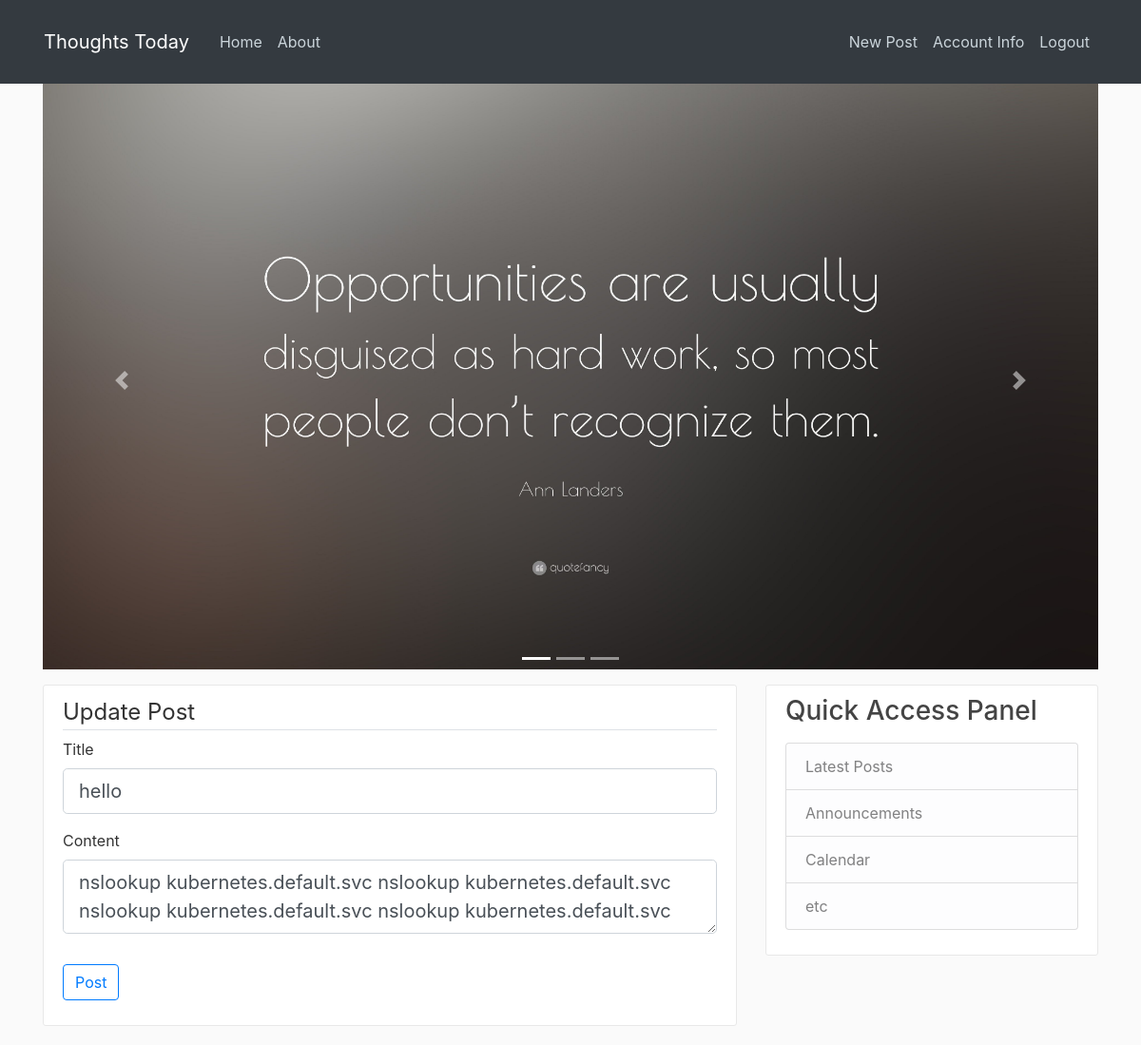
Screenshot of /post/15/update (signed in) with the database file from the repository.
### flaskblog/models.py (models this page shows, shortened)
class Post(db.Model):
    id = db.Column(db.Integer, primary_key=True)
    title = db.Column(db.String(120), nullable=False)
    date_posted = db.Column(db.DateTime, nullable=False,
                            default=datetime.utcnow)  # Just passing the function as an argument rather executed result of that.
    content = db.Column(db.Text, nullable=False)
    user_id = db.Column(db.Integer, db.ForeignKey('user.id'), nullable=False)

### flaskblog/posts/routes.py (the view)
@posts.route("/post/<int:post_id>/update", methods=['GET', 'POST'])
@login_required
def update_post(post_id):
    post = Post.query.get_or_404(post_id)
    if post.author != current_user:
        abort(403)
    form = PostForm()
    if form.validate_on_submit():
        post.title = form.title.data
        post.content = form.content.data
        db.session.commit()
        flash(f'Your post \'{post.title}\' has been updated', 'success')
        return redirect(url_for('posts.post', post_id=post.id))
    elif request.method == 'GET':
        form.title.data = post.title
        form.content.data = post.content
    return render_template('create_post.html', title='Update Post', form=form, legend='Update Post')

### flaskblog/posts/forms.py
class PostForm(FlaskForm):
    title = StringField('Title', validators=[DataRequired()])
    content = TextAreaField('Content', validators=[DataRequired()])
    submit = SubmitField('Post')

### flaskblog/models.py (called while the page is built)
@login_manager.user_loader
def load_user(user_id):
    return User.query.get(int(user_id))

### flaskblog/templates/create_post.html (shortened to what this page needs)
{% extends "layout.html"%}
{% block content %}
<div class="content-section">
    <form action="" class="" method="post">
        <fieldset class="form-group">
            <legend class="border-bottom mb4">{{ legend }}</legend>
            <div class="form-group">
                {{form.title.label(class='form-control-label')}}
                {% if form.title.errors %}
                {{ form.title.label(class='form-control-label is-invalid') }}
                <div class="invalid-feedback">
                    {% for error in form.title.errors %}
                    <span>{{ error }}</span>
                    {% endfor%}
                </div>
                {% else %}
                {{ form.title(class='form-control form-control-lg') }}
                {% endif %}
            </div>
            <div class="form-group">
                {{form.content.label(class='form-control-label')}}
                {% if form.content.errors %}
                {{form.content.label(class='form-control-label is-invalid')}}
                <div class="invalid-feedback">
                    {% for error in form.content.errors %}
                    <span>{{ error }}</span>
                    {% endfor%}
                </div>
                {% else %}
                {{form.content(class='form-control form-control-lg')}}
                {% endif %}
            </div>
        </fieldset>
        <div class="form-group">
            {{form.submit(class="btn btn-outline-primary")}}
        </div>
    </form>
</div>
{% endblock content %}

### flaskblog/static/main.css (style rules this page uses)
body { background: #fafafa; color: #333333; margin-top: 5em; }
.content-section { background: #ffffff; padding: 10px 20px; border: 1px solid #e8e8e8; border-radius: 3px; margin-bottom: 20px; }

### rows the page displays
Post: title "hello", content "nslookup kubernetes.default.svc nslookup kubernetes.default.svc nslookup kubernetes.default.svc nslookup kubernetes.default.svc"

### other values shown
{{ legend }} "Update Post"
